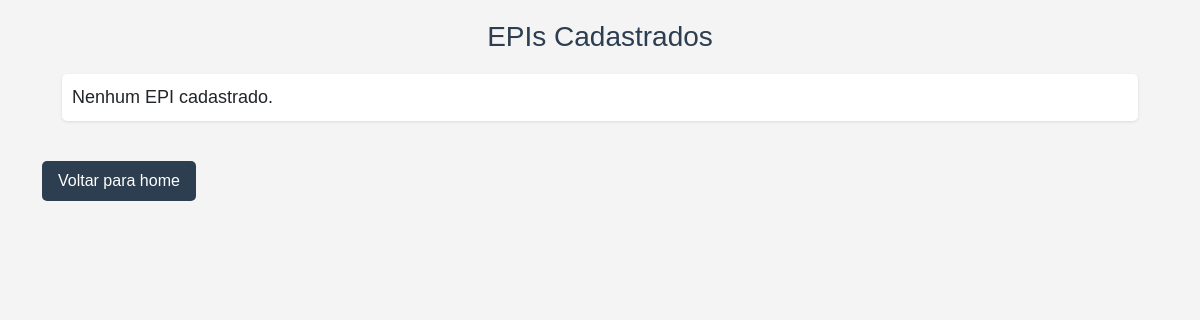
The app's page /listar_epis/, older data.
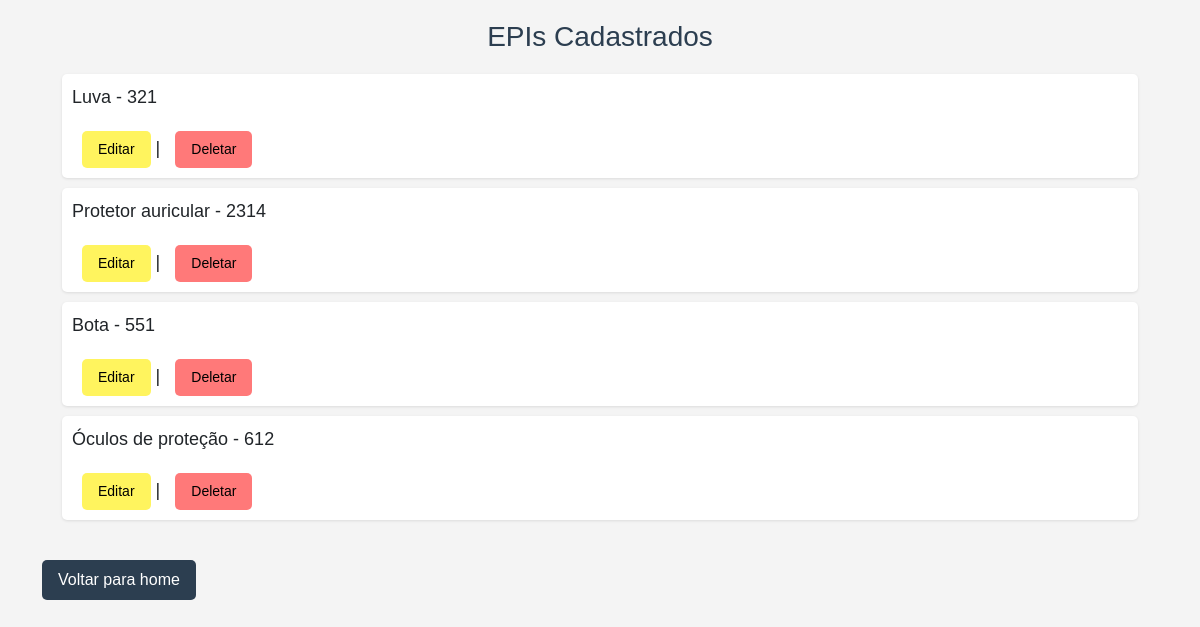
The same page, newer data.
### epi_app/models.py (models this page shows, shortened)
class EpiModel(models.Model):
    tipo = models.CharField(max_length=100, null=False)
    numero_epi = models.IntegerField(null=False)

### epi_app/views.py (the view)
# urls.py: path('listar_epis/', views.listar_epis, name='listar_epis'),
def listar_epis(request):
    epis = EpiModel.objects.all()
    return render(request, 'pages/listar_epis.html', context={'epis': epis})

### epi_app/templates/pages/listar_epis.html (shortened to what this page needs)
{% extends 'global/index.html'%}
{% block content %}
<div class="container">
    <h1>EPIs Cadastrados</h1>
    <ul>
        {% for epi in epis %}
            <li>
                <div>
                    {{ epi.tipo }} - {{ epi.numero_epi }}
                </div>
                <div class="actions">
                    <a class="editar" href="{% url 'atualizar_epi' epi.id %}">Editar</a> |
                    <a class="excluir" href="#" onclick="abrirModal(event, '{% url 'excluir_epi' epi.id %}')">Deletar</a>
                </div>
            </li>
        {% empty %}
            <li>Nenhum EPI cadastrado.</li>
        {% endfor %}
    </ul>
    <a href="{% url 'base' %}" class="voltar-home">Voltar para home</a>
</div>
{% endblock content %}

Row changes from the older to the newer data that the page shows:
added EpiModel: tipo "Luva", numero_epi "321"
added EpiModel: tipo "Protetor auricular", numero_epi "2314"
added EpiModel: tipo "Bota", numero_epi "551"
added EpiModel: tipo "Óculos de proteção", numero_epi "612"
Text that changed along with them:
text no longer shown: "Nenhum EPI cadastrado."
